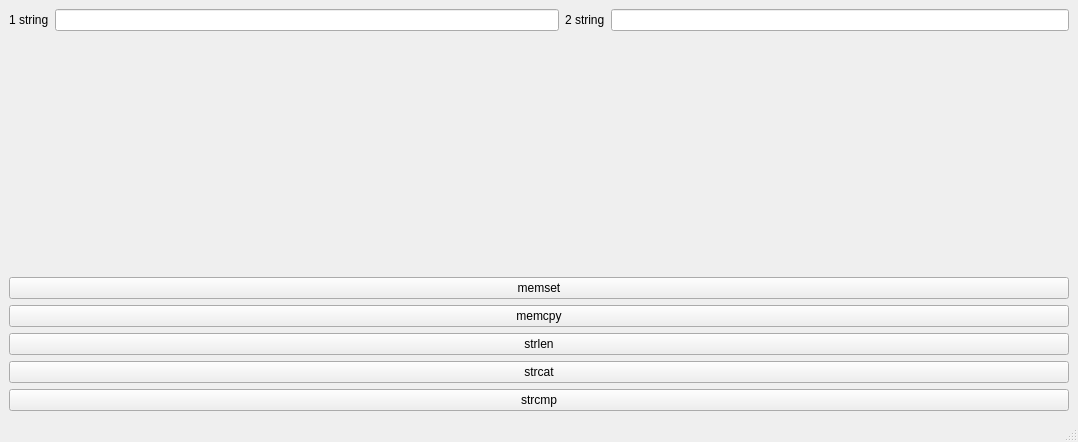
<?xml version="1.0" encoding="UTF-8"?>
<ui version="4.0">
 <class>MainWindow</class>
 <widget class="QMainWindow" name="MainWindow">
  <property name="geometry">
   <rect>
    <x>0</x>
    <y>0</y>
    <width>1078</width>
    <height>442</height>
   </rect>
  </property>
  <property name="windowTitle">
   <string>MainWindow</string>
  </property>
  <widget class="QWidget" name="centralwidget">
   <layout class="QGridLayout" name="gridLayout">
    <item row="1" column="0">
     <layout class="QVBoxLayout" name="verticalLayout_4">
      <item>
       <layout class="QVBoxLayout" name="verticalLayout">
        <item>
         <layout class="QHBoxLayout" name="horizontalLayout_3">
          <item>
           <layout class="QHBoxLayout" name="horizontalLayout">
            <item>
             <widget class="QLabel" name="label">
              <property name="text">
               <string>1 string</string>
              </property>
             </widget>
            </item>
            <item>
             <widget class="QLineEdit" name="lineEdit"/>
            </item>
            <item>
             <layout class="QHBoxLayout" name="horizontalLayout_2">
              <item>
               <widget class="QLabel" name="label_2">
                <property name="text">
                 <string>2 string</string>
                </property>
               </widget>
              </item>
              <item>
               <widget class="QLineEdit" name="lineEdit_2"/>
              </item>
             </layout>
            </item>
           </layout>
          </item>
         </layout>
        </item>
        <item>
         <layout class="QHBoxLayout" name="horizontalLayout_4">
          <item>
           <widget class="QLabel" name="label_3">
            <property name="text">
             <string/>
            </property>
           </widget>
          </item>
          <item>
           <widget class="QLabel" name="label_4">
            <property name="text">
             <string/>
            </property>
           </widget>
          </item>
         </layout>
        </item>
       </layout>
      </item>
      <item>
       <spacer name="verticalSpacer">
        <property name="orientation">
         <enum>Qt::Vertical</enum>
        </property>
        <property name="sizeHint" stdset="0">
         <size>
          <width>20</width>
          <height>40</height>
         </size>
        </property>
       </spacer>
      </item>
      <item>
       <layout class="QHBoxLayout" name="horizontalLayout_5" stretch="1">
        <item>
         <layout class="QVBoxLayout" name="verticalLayout_3">
          <item>
           <widget class="QPushButton" name="pushButton_2">
            <property name="text">
             <string>memset</string>
            </property>
           </widget>
          </item>
          <item>
           <widget class="QPushButton" name="pushButton">
            <property name="text">
             <string>memcpy</string>
            </property>
           </widget>
          </item>
          <item>
           <widget class="QPushButton" name="pushButton_4">
            <property name="text">
             <string>strlen</string>
            </property>
           </widget>
          </item>
          <item>
           <widget class="QPushButton" name="pushButton_5">
            <property name="text">
             <string>strcat</string>
            </property>
           </widget>
          </item>
          <item>
           <widget class="QPushButton" name="pushButton_6">
            <property name="text">
             <string>strcmp</string>
            </property>
           </widget>
          </item>
         </layout>
        </item>
       </layout>
      </item>
     </layout>
    </item>
   </layout>
  </widget>
  <widget class="QMenuBar" name="menubar">
   <property name="geometry">
    <rect>
     <x>0</x>
     <y>0</y>
     <width>1078</width>
     <height>22</height>
    </rect>
   </property>
  </widget>
  <widget class="QStatusBar" name="statusbar"/>
 </widget>
 <resources/>
 <connections/>
</ui>
